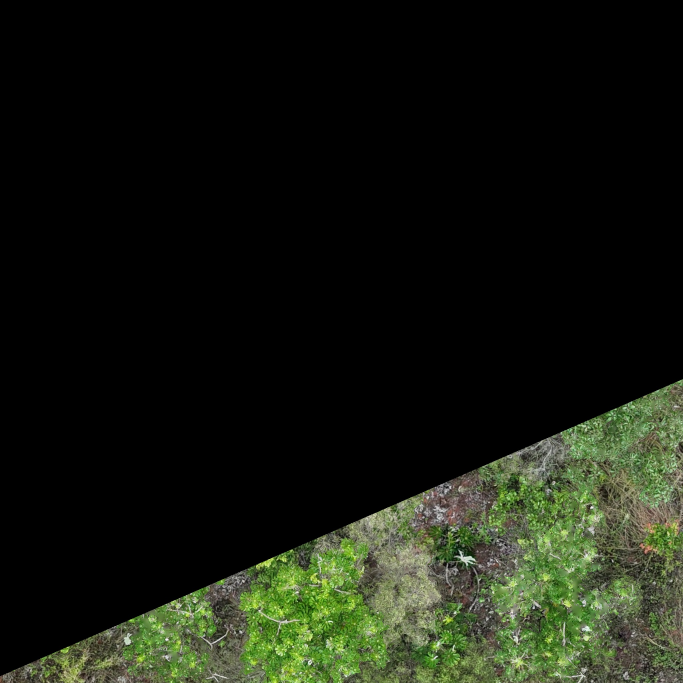
#> input picture data/validacao_backup_20260705_140926/tile_0048/tile_0048.jpg, 2048 x 2048 px (shown at 1/3 size)
$ python -i deteccao.py   (imports and definitions only)
#> lines starting #> are read from the running program, lines starting #| are printed output that depends on the picture; after the words box and inside, x2 and y2 are one past the last pixel; in counts of white or black regions, pixels touching at a corner belong together
#> further down, picture is the input picture: shape (2048, 2048, 3); mean B, G, R 16.4, 26.9, 22.5
"""Algoritmos de visão computacional clássica para detecção de copas de Cecropia.

Pipeline: suavização → segmentação HSV → morfologia (close/open) → extração de
contornos → classificação por área/circularidade/densidade. Sem deep learning;
apenas `cv2` e `numpy`.
"""

import os
import re
import time
import tracemalloc
import tempfile
from typing import Any

import cv2
import numpy as np
# [1 line not run here, left out]
import matplotlib
# [1 line not run here, left out]
import matplotlib.pyplot as plt

HSV_LOWER:   np.ndarray         = np.array([44, 144, 104])  # limite inferior (H, S, V) da copa
HSV_UPPER:   np.ndarray         = np.array([58, 231, 203])  # limite superior (H, S, V) da copa
BLUR_KERNEL: tuple[int, int]    = (9, 9)
CLOSE_SIZE:  int                = 25
OPEN_SIZE:   int                = 9
AREA_MIN:    int                = 10_000
# Filtro para separar copas de embaúba de centros de palmeira.
#   - palmeira marca o centro de outra árvore → área pequena
#   - copa de embaúba é grande ou espalhada/irregular → circularidade baixa
# (a densidade na máscara bruta, `fill`, foi testada e descartada: não separa.)
#
# Limiares de PRODUÇÃO, escolhidos/validados nos 153 rótulos de data/validacao/.
# A decisão é: forma ('área grande OU pouco circular') E dentro de uma faixa de
# tamanho/solidez plausível. Cada termo foi medido no conjunto de validação:
#   - AREA_GRANDE / CIRC_MAX: o núcleo do filtro (precisão 0.73 vs 0.25 do
#     baseline área>10000).
#   - AREA_MAX: teto que descarta blobs fundidos gigantes, maiores que qualquer
#     copa real (ganho de precisão sem custo de recall).
#   - SOL_MIN: solidez (área_contorno / área_hull) mínima; descarta copas "ralas"
#     que vazam o filtro de forma. Em validação cruzada leave-one-tile-out o
#     limiar 0.48 foi estável (16/18 folds) e elevou a precisão para ~0.81.
AREA_GRANDE: int   = 33_798
CIRC_MAX:    float = 0.1551
AREA_MAX:    int   = 600_000
SOL_MIN:     float = 0.48


def filtro_forma_tamanho(candidato: dict[str, Any]) -> bool:
    """Regra de classificação de um candidato como embaúba, por forma e tamanho.

    Reúne todos os critérios geométricos: a área precisa estar na faixa plausível
    (`AREA_MIN` < área ≤ `AREA_MAX`, descartando manchas minúsculas e blobs
    fundidos gigantes), a forma tem que ser de copa (grande **ou** pouco circular)
    e a solidez ≥ `SOL_MIN` (descarta copas ralas). É aplicada dentro de
    `_pipeline_base`, que grava o resultado na flag ``aceito`` de cada candidato;
    ``get('solidity', 1.0)`` tolera dicts antigos sem a feature.
    """
    forma = candidato["area"] >= AREA_GRANDE or candidato["circular"] <= CIRC_MAX
    return (forma
            and AREA_MIN < candidato["area"] <= AREA_MAX
            and candidato.get("solidity", 1.0) >= SOL_MIN)


def _pipeline_base(img_bgr: np.ndarray) -> dict[str, Any]:
    """Executa as etapas comuns até os contornos candidatos, já classificados."""
    img_rgb = cv2.cvtColor(img_bgr, cv2.COLOR_BGR2RGB)

    # Etapa 1 — Gaussian Blur: reduz ruído de textura antes da segmentação.
    blurred = cv2.GaussianBlur(img_bgr, BLUR_KERNEL, 0)

    # Etapa 2 — Segmentação HSV: isola o verde característico das copas.
    hsv = cv2.cvtColor(blurred, cv2.COLOR_BGR2HSV)
#> hsv: shape (2048, 2048, 3); mean H, S, V 9.2, 22.8, 27.1
    mask_bruta = cv2.inRange(hsv, HSV_LOWER, HSV_UPPER)
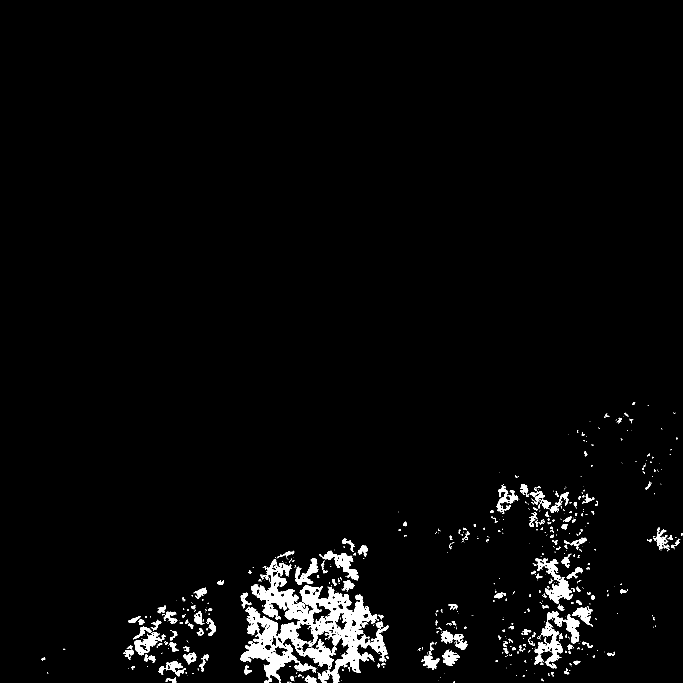
#> mask_bruta: shape (2048, 2048) (shown at 1/3 size); 2.7% white; 576 white regions (362 under 20 px), largest, box (x1, y1, x2, y2) and area: (720, 1677, 1165, 2048) 58243, (1602, 1833, 1740, 2005) 7133, (1606, 1674, 1718, 1811) 4617

    # Etapa 3 — Morfologia CLOSE: conecta fragmentos de uma mesma copa.
    k_close = cv2.getStructuringElement(cv2.MORPH_ELLIPSE, (CLOSE_SIZE, CLOSE_SIZE))
    mask_fecha = cv2.morphologyEx(mask_bruta, cv2.MORPH_CLOSE, k_close)
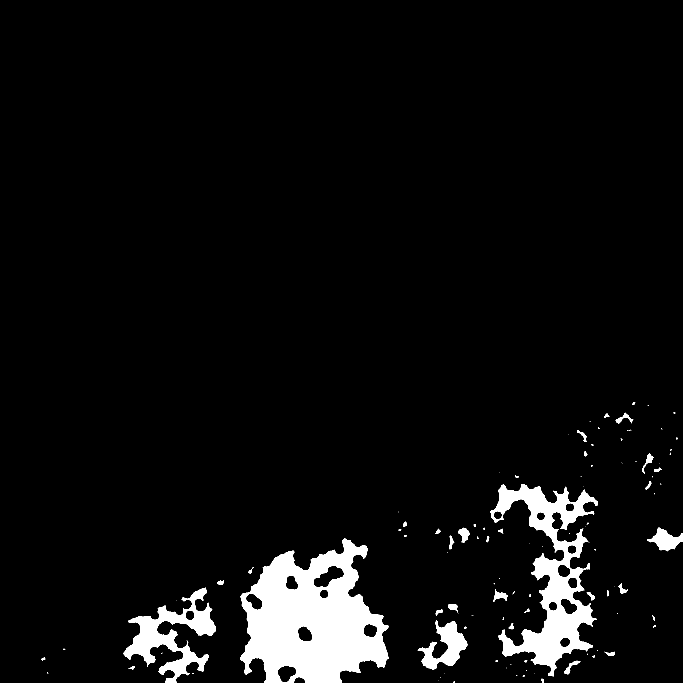
#> mask_fecha: shape (2048, 2048) (shown at 1/3 size); 5.4% white; 111 white regions (64 under 20 px), largest, box (x1, y1, x2, y2) and area: (720, 1616, 1167, 2048) 118758, (1470, 1452, 1794, 2029) 60694, (370, 1763, 648, 2048) 25972

    # Etapa 4 — Morfologia OPEN: remove respingos de ruído.
    k_open = cv2.getStructuringElement(cv2.MORPH_ELLIPSE, (OPEN_SIZE, OPEN_SIZE))
    mask_limpa = cv2.morphologyEx(mask_fecha, cv2.MORPH_OPEN, k_open)
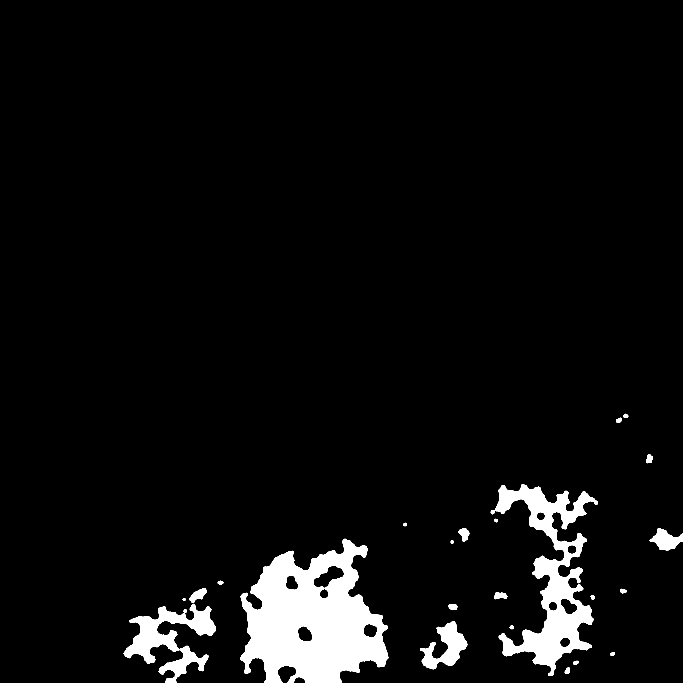
#> mask_limpa: shape (2048, 2048) (shown at 1/3 size); 5.2% white; 26 white regions

    # Etapa 5a — Contornos: cada região conectada vira um candidato com features.
    todos, _ = cv2.findContours(mask_limpa, cv2.RETR_EXTERNAL, cv2.CHAIN_APPROX_SIMPLE)
#> todos = 26 contours; largest, box (x1, y1, x2, y2) and area: (721, 1616, 1165, 2048) 125234, (1485, 1453, 1793, 2028) 61148, (371, 1811, 648, 1991) 17888, (1260, 1864, 1402, 2008) 8798, (476, 1937, 626, 2048) 5310
    candidatos = []
    for c in todos:
        area = cv2.contourArea(c)
        hull = cv2.convexHull(c)
        peri = cv2.arcLength(c, True)
        harea = cv2.contourArea(hull)
        x, y, w, h = cv2.boundingRect(hull)
        canvas = np.zeros(mask_bruta.shape, np.uint8)
        cv2.drawContours(canvas, [hull], -1, 255, -1)
        dentro = cv2.countNonZero(canvas)
        fill = cv2.countNonZero(cv2.bitwise_and(mask_bruta, canvas)) / dentro if dentro else 0
        cand = {
            "contorno": c,
            "area": round(float(area), 1),
            "circular": round(4 * np.pi * area / (peri * peri), 4) if peri else 0.0,
            "fill": round(fill, 4),
            "solidity": round(float(area / harea), 4) if harea else 0.0,
            "bbox": [int(x), int(y), int(w), int(h)],
            "hull": hull,
        }
        # Etapa 5b — Filtro forma/tamanho: classifica o candidato (embaúba vs lixo).
        cand["aceito"] = filtro_forma_tamanho(cand)
        candidatos.append(cand)
#> this loop made 26 passes
#> (area, peri, harea, x, y, w, h, dentro) on passes 1 to 12: (197.5, 58.04, 210.5, 1694, 2002, 16, 20, 236), (125, 46.63, 135.5, 1719, 1982, 17, 12, 157), (98, 40.97, 106, 1830, 1956, 15, 11, 125), (5310, 616.5, 10238, 476, 1937, 150, 111, 10411), (88, 36.97, 94.5, 1529, 1876, 12, 12, 111), (8798, 688.4, 13634.5, 1260, 1864, 142, 144, 13827), (65.5, 32.73, 72, 551, 1828, 10, 11, 87), (353.5, 74.87, 366, 1346, 1812, 26, 18, 400), (17887.5, 1328.2, 34040, 371, 1811, 277, 180, 34377), (44, 27.31, 50, 548, 1794, 9, 9, 63), (101.5, 40.38, 109.5, 1772, 1785, 12, 14, 128), (548.5, 109.8, 651, 1482, 1777, 40, 21, 701)
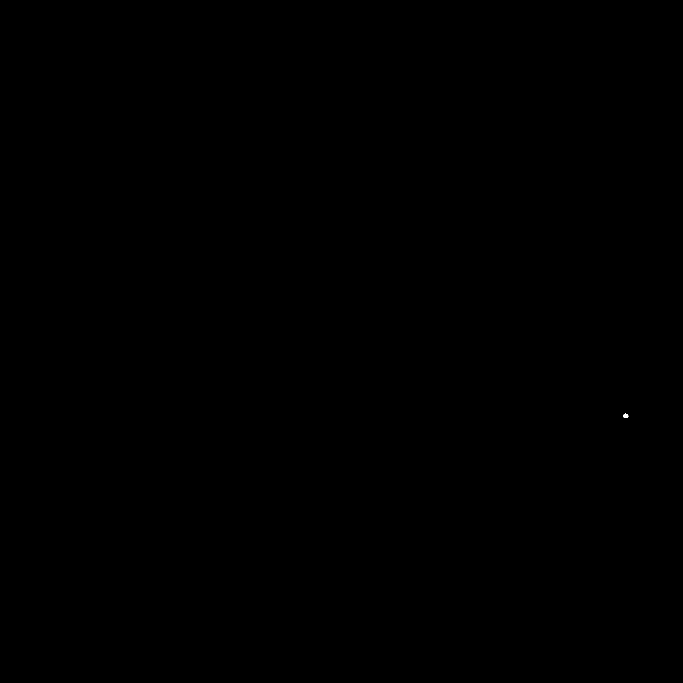
#> canvas: shape (2048, 2048) (shown at 1/3 size); 0% white; 1 white region
#> after the loop, candidatos = 26 items
    return {
        "img_rgb": img_rgb,
        "suavizado": cv2.cvtColor(blurred, cv2.COLOR_BGR2RGB),
        "hsv": hsv,
        "mask_bruta": mask_bruta,
        "mask_fecha": mask_fecha,
        "mask_limpa": mask_limpa,
        "candidatos": candidatos,
        "coverage_pct": float(np.count_nonzero(mask_limpa)) / mask_limpa.size * 100,
    }


def detectar(img_bgr: np.ndarray) -> dict[str, Any]:
    """Executa o pipeline completo de detecção em um tile.

    Args:
        img_bgr: Tile carregado pelo OpenCV no formato BGR.

    Returns:
        Dicionário com as imagens intermediárias de cada etapa (para o
        passo a passo), os contornos aceitos, a imagem anotada `resultado`,
        a contagem `count`, as áreas em px² e a cobertura percentual da
        máscara HSV.
    """
    base = _pipeline_base(img_bgr)
#> base = 8 items
    candidatos = base["candidatos"]
#> candidatos = 26 items
    aceitos = [c for c in candidatos if c["aceito"]]
#> aceitos = 2 items
    contornos = [c["contorno"] for c in aceitos]
#> contornos = 2 contours; box (x1, y1, x2, y2) and area: (721, 1616, 1165, 2048) 125234, (371, 1811, 648, 1991) 17888

    # Etapa 6 — Convex Hull: contorno da copa aceita, desenhado e rotulado.
    resultado = base["img_rgb"].copy()
    for c in contornos:
        hull = cv2.convexHull(c)
        x, y, _, _ = cv2.boundingRect(hull)
        cv2.drawContours(resultado, [hull], -1, (0, 200, 255), 3)
        cv2.putText(resultado, 'Cecropia', (x, y - 10),
                    cv2.FONT_HERSHEY_SIMPLEX, 0.8, (0, 200, 255), 3)
#> this loop made 2 passes
#> (x, y) on passes 1 to 2: (371, 1811), (721, 1616)

    return {
        "img_rgb":      base["img_rgb"],
        "suavizado":    base["suavizado"],
        "hsv":          base["hsv"],
        "mask_bruta":   base["mask_bruta"],
        "mask_fecha":   base["mask_fecha"],
        "mask_limpa":   base["mask_limpa"],
        "candidatos":    candidatos,
        "contornos":    contornos,
        "resultado":    resultado,
        "count":        len(contornos),
        "n_candidatos": len(candidatos),
        "areas_px":     [c["area"] for c in aceitos],
        "coverage_pct": base["coverage_pct"],
    }


# [31 lines left out: functions _desenhar_candidatos, _preparar_painel, not called in this run]


def detectar_cronometrado(img_bgr: np.ndarray) -> tuple[dict[str, Any], float, float]:
    """Roda `detectar()` medindo tempo (s) e memória de pico (MB).

    Helper compartilhado por `analisar` e pela execução em lote
    (`execucao.processar_tile`), para não duplicar a cronometragem.

    Returns:
        ``(r, tempo_s, memoria_mb)`` onde `r` é o dicionário de `detectar`.
    """
    tracemalloc.start()
    t0 = time.time()
    r = detectar(img_bgr)
#> r = 13 items
    tempo = time.time() - t0
    _, pico_bytes = tracemalloc.get_traced_memory()
    tracemalloc.stop()
    return r, tempo, pico_bytes / 1024 / 1024


def analisar(img_bgr: np.ndarray) -> dict[str, Any]:
    """Detecta embaúbas medindo tempo e memória de pico do processamento.

    Saída autocontida por imagem: os bounds de cada copa mais as métricas de
    diagnóstico. Usada pelo `anotar.py` para montar o estado inicial da validação
    manual.

    Args:
        img_bgr: Imagem carregada pelo OpenCV no formato BGR.

    Returns:
        Dicionário com `embaubas` (lista de bounds), `n_candidatos`,
        `n_deteccoes`, `coverage_pct`, `tempo_s` e `memoria_mb`.
    """
    r, tempo, memoria = detectar_cronometrado(img_bgr)
#> r = 13 items; tempo = 0.785; memoria = 88.09
    embaubas = []
    for c in r["contornos"]:
        hull = cv2.convexHull(c)
        x, y, w, h = cv2.boundingRect(hull)
        embaubas.append({
            "bbox": [int(x), int(y), int(w), int(h)],
            "area": round(float(cv2.contourArea(c)), 1),
            "poligono": hull.reshape(-1, 2).tolist(),
        })
#> this loop made 2 passes
#> (x, y, w, h) on passes 1 to 2: (371, 1811, 277, 180), (721, 1616, 444, 432)
#> after the loop, embaubas = 2 items
    return {
        "embaubas":     embaubas,
        "n_candidatos": r["n_candidatos"],
        "n_deteccoes":  r["count"],
        "coverage_pct": r["coverage_pct"],
        "tempo_s":      tempo,
        "memoria_mb":   memoria,
    }


# [73 lines left out: functions _paineis_passo_a_passo, _slug_painel, _juntar_com_espaco, salvar_figuras_etapas, not called in this run]

>>> import cv2
>>> picture = cv2.imread('../../data/validacao_backup_20260705_140926/tile_0048/tile_0048.jpg')
>>> result = analisar(picture)
#> result = 6 items
